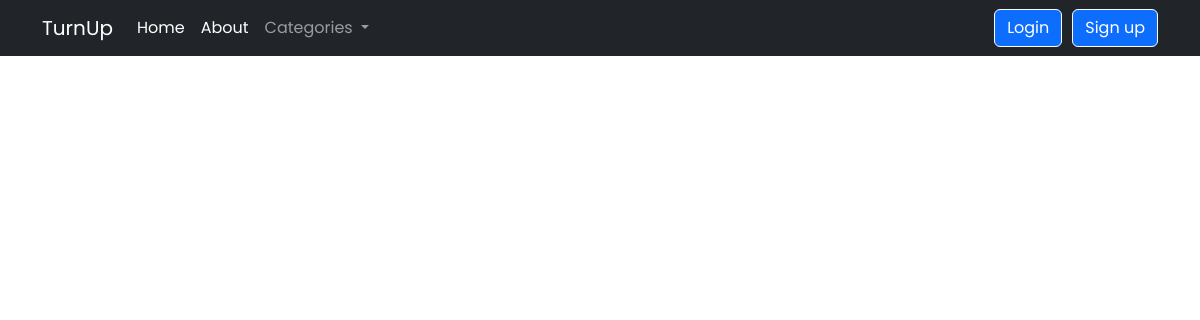
/categorypage/, run on an earlier commit of the app's database.
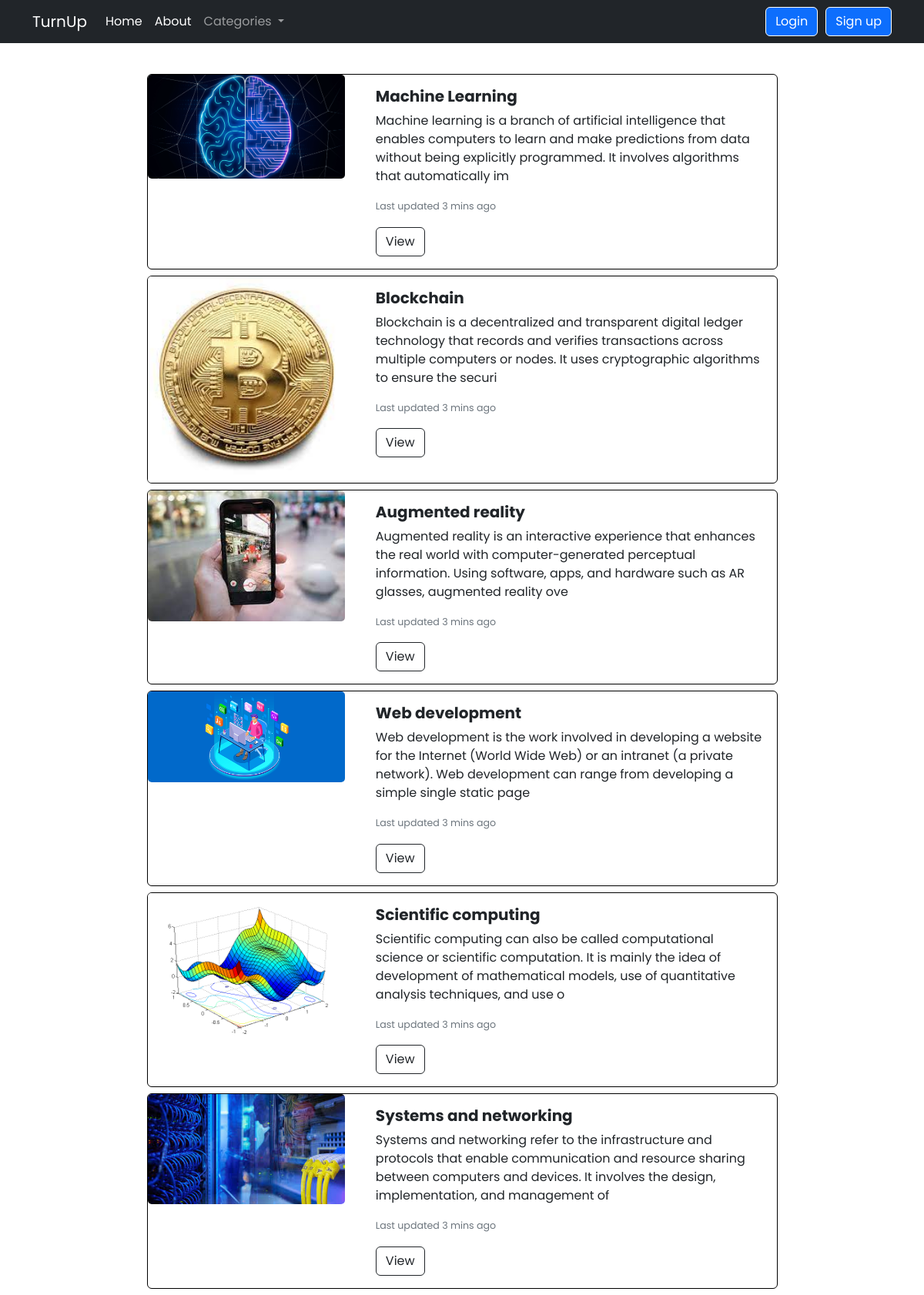
And on a later commit of the database.
### home/models.py (models this page shows, shortened)
class Category(models.Model):
    title = models.CharField(max_length=50)
    description = models.TextField(max_length=1000)
    add_date = models.DateField(auto_now_add=True, null=True)
    add_time = models.DateTimeField(auto_now_add=True, null=True)
    image = models.ImageField(upload_to="category")
    url = models.UUIDField(default=uuid.uuid4, editable=False)

### home/views.py (the view)
# urls.py: path("categorypage/",views.categorypage),
def categorypage(request):
    categories = Category.objects.all()
    papers = Posts.objects.all()
    cat_Data = {'papers': papers, 'categories': categories}
    return render(request, 'turnup/allcategory.html', cat_Data)

### templates/turnup/allcategory.html (shortened to what this page needs)
{% extends 'turnup/base.html' %}
{%block Content%}
<div class="container-lg" style="margin-top: 6rem;">
    {% for c in categories %}
    <div class="container">
    <div class="card mb-2 allcatcard">
        <div class="row ">
          <div class="col-md-4">
            <img src="/media/{{c.image}}" class="card-img" style="max-height:auto;" alt="...">
          </div>
          <div class="col-md-8">
            <div class="card-body">
              <h5 class="card-title-all">{{c.title}}</h5>
              <p class="card-text-all">{{c.description | safe | slice:":200" }}</p>
              <p class="card-text"><small class="text-muted">Last updated 3 mins ago</small></p>
              <a href="/category/{{c.url}}" class="btn btn-outline-dark">View</a>
            </div>
          </div>
        </div>
      </div>
    </div>
    {% endfor %}
</div>
{%endblock%}

### templates/turnup/base.html (shortened to what this page needs)
<!DOCTYPE html>
<html lang="en">
  <head>
    {% load static %}
    <link
      href="https://cdn.jsdelivr.net/npm/bootstrap@5.2.0-beta1/dist/css/bootstrap.min.css"
      rel="stylesheet"
    />
    <link
      rel="stylesheet"
      type="text/css"
      href="{% static 'style.css' %}"
    />
  </head>
  <body>
    {% include 'turnup/nav.html' %}
     {%block Content%}{%endblock%}

### templates/turnup/nav.html (shortened to what this page needs)
<nav class="navbar navbar-expand-lg bg-dark navbar-dark fixed-top" style="width: 100%">
  <div class="container">
    <a class="navbar-brand" href="/home">
      TurnUp
    </a>
    <div class="collapse navbar-collapse" id="navbarSupportedContent">
      <ul class="navbar-nav me-auto mb-2 mb-lg-0">
        <li class="nav-item">
          <a class="nav-link active" aria-current="page" href="/home">Home</a>
        </li>
        <li class="nav-item">
          <a class="nav-link active" aria-current="page" href="/about">About</a>
        </li>
        <li class="nav-item dropdown">
          <a class="nav-link dropdown-toggle" href="#" id="navbarDropdown" role="button" data-bs-toggle="dropdown"
            aria-expanded="false">
            Categories
          </a>
        </li>
      </ul>
      {% if user.is_authenticated %}
      <div class="d-flex" role="search">
        <a href="{% url 'account_logout' %}">
          <button class="btn btn-primary" type="submit" style="margin-left: 10px; border: 1px solid white">
           logout
          </button>
        </a>
      </div>
      {% else %}
      <div class="d-flex" role="search">
        <a href="{% url 'account_login' %}">
          <button class="btn btn-primary" type="submit" style="margin-left: 10px; border: 1px solid white">
            Login
          </button>
        </a>
        <br />
        <a href="{% url 'account_signup' %}">
          <button class="btn btn-primary" type="submit" style="margin-left: 10px; border: 1px solid white">
            Sign up
          </button>
        </a>
      </div>
      {% endif %}
    </div>
  </div>
</nav>

### static/style.css (style rules this page uses)
* { font-family: "Poppins", sans-serif; margin: 0; padding: 0; box-sizing: border-box; }
.card-text { text-decoration: none; overflow-x: hidden; max-width: 100%; font-size: 0.9rem; color: rgb(70, 70, 75); }
.allcatcard { width: 75%; margin: auto; height: auto; border: 1px solid black; }
.card-title-all { font-weight: bold; }

What changed in the data, as far as the page shows it:
added Category: image (picture), title "Machine Learning", description "Machine learning is a branch of artificial intelligence that enables computers to learn and make predictions from data without being explicitly programmed. It involves algorithms that automatically im"
added Category: image (picture), title "Blockchain", description "Blockchain is a decentralized and transparent digital ledger technology that records and verifies transactions across multiple computers or nodes. It uses cryptographic algorithms to ensure the securi"
added Category: image (picture), title "Augmented reality", description "Augmented reality is an interactive experience that enhances the real world with computer-generated perceptual information. Using software, apps, and hardware such as AR glasses, augmented reality ove"
added Category: image (picture), title "Web development", description "Web development is the work involved in developing a website for the Internet (World Wide Web) or an intranet (a private network). Web development can range from developing a simple single static page"
added Category: image (picture), title "Scientific computing", description "Scientific computing can also be called computational science or scientific computation. It is mainly the idea of development of mathematical models, use of quantitative analysis techniques, and use o"
added Category: image (picture), title "Systems and networking", description "Systems and networking refer to the infrastructure and protocols that enable communication and resource sharing between computers and devices. It involves the design, implementation, and management of"
